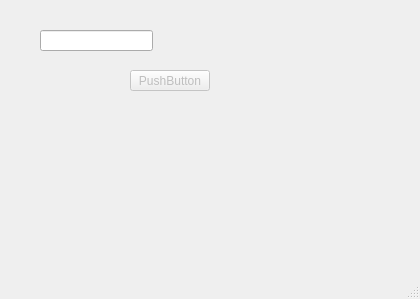
<?xml version="1.0" encoding="UTF-8"?>
<ui version="4.0">
 <class>test_qlineedit</class>
 <widget class="QMainWindow" name="test_qlineedit">
  <property name="geometry">
   <rect>
    <x>0</x>
    <y>0</y>
    <width>420</width>
    <height>299</height>
   </rect>
  </property>
  <property name="windowTitle">
   <string>MainWindow</string>
  </property>
  <widget class="QWidget" name="centralwidget">
   <widget class="QPushButton" name="pushButton">
    <property name="enabled">
     <bool>false</bool>
    </property>
    <property name="geometry">
     <rect>
      <x>130</x>
      <y>70</y>
      <width>80</width>
      <height>21</height>
     </rect>
    </property>
    <property name="text">
     <string>PushButton</string>
    </property>
    <property name="checkable">
     <bool>false</bool>
    </property>
    <property name="checked">
     <bool>false</bool>
    </property>
   </widget>
   <widget class="QLineEdit" name="lineEdit">
    <property name="geometry">
     <rect>
      <x>40</x>
      <y>30</y>
      <width>113</width>
      <height>21</height>
     </rect>
    </property>
   </widget>
  </widget>
  <widget class="QMenuBar" name="menubar">
   <property name="geometry">
    <rect>
     <x>0</x>
     <y>0</y>
     <width>420</width>
     <height>20</height>
    </rect>
   </property>
  </widget>
  <widget class="QStatusBar" name="statusbar"/>
 </widget>
 <resources/>
 <connections/>
</ui>
